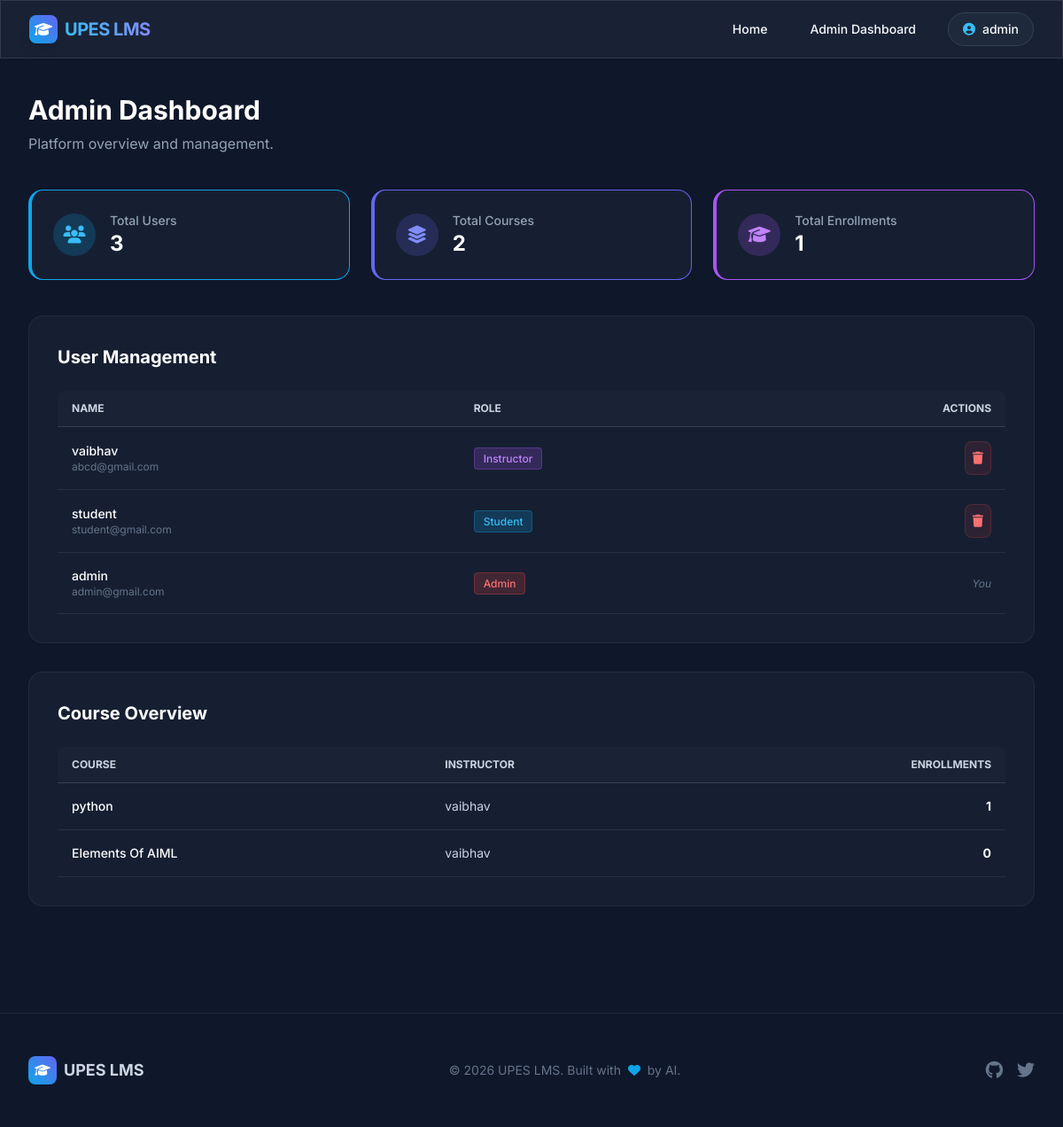
The app's page /admin/dashboard (signed in) with its own data.
### models.py (models this page shows)
class User(db.Model, UserMixin):
    id = db.Column(db.Integer, primary_key=True)
    name = db.Column(db.String(100), nullable=False)
    email = db.Column(db.String(120), unique=True, nullable=False)
    password = db.Column(db.String(60), nullable=False)
    role = db.Column(db.String(20), nullable=False, default='student') # student, instructor, admin
    courses_taught = db.relationship('Course', backref='instructor', lazy=True)
    enrollments = db.relationship('Enrollment', backref='student', lazy=True)

class Course(db.Model):
    id = db.Column(db.Integer, primary_key=True)
    title = db.Column(db.String(200), nullable=False)
    description = db.Column(db.Text, nullable=False)
    instructor_id = db.Column(db.Integer, db.ForeignKey('user.id'), nullable=False)
    created_at = db.Column(db.DateTime, default=datetime.utcnow)
    lessons = db.relationship('Lesson', backref='course', lazy=True, cascade="all, delete-orphan")
    enrollments = db.relationship('Enrollment', backref='course', lazy=True, cascade="all, delete-orphan")

### routes/admin.py (the view)
@admin_bp.route('/dashboard')
@login_required
def dashboard():
    total_users = User.query.count()
    total_courses = Course.query.count()
    total_enrollments = Enrollment.query.count()
    users = User.query.all()
    courses = Course.query.all()
    return render_template('admin/dashboard.html',
                           total_users=total_users,
                           total_courses=total_courses,
                           total_enrollments=total_enrollments,
                           users=users,
                           courses=courses)

### app.py (called while the page is built)
@login_manager.user_loader
def load_user(user_id):
    return User.query.get(int(user_id))

### routes/admin.py (called while the page is built)
@admin_bp.before_request
def check_admin():
    if not current_user.is_authenticated or current_user.role != 'admin':
        flash('Admin access required.', 'danger')
        return redirect(url_for('home'))

### templates/admin/dashboard.html (shortened to what this page needs)
{% extends 'base.html' %}
{% block content %}
<div class="max-w-7xl mx-auto px-4 sm:px-6 lg:px-8 py-10">
    <div class="mb-10 animate-fade-in-up">
        <h1 class="text-3xl font-bold text-white mb-2">Admin Dashboard</h1>
        <p class="text-slate-400">Platform overview and management.</p>
    </div>
    <div class="grid grid-cols-1 md:grid-cols-3 gap-6 mb-10 animate-fade-in-up delay-100">
        <div class="glass-card p-6 rounded-2xl flex items-center gap-4 border-l-4 border-sky-500">
            <div class="w-12 h-12 rounded-full bg-sky-500/20 flex items-center justify-center">
                <i class="fa-solid fa-users text-sky-400 text-xl"></i>
            </div>
            <div>
                <p class="text-sm text-slate-400 font-medium">Total Users</p>
                <p class="text-2xl font-bold text-white">{{ total_users }}</p>
            </div>
        </div>
        <div class="glass-card p-6 rounded-2xl flex items-center gap-4 border-l-4 border-indigo-500">
            <div class="w-12 h-12 rounded-full bg-indigo-500/20 flex items-center justify-center">
                <i class="fa-solid fa-layer-group text-indigo-400 text-xl"></i>
            </div>
            <div>
                <p class="text-sm text-slate-400 font-medium">Total Courses</p>
                <p class="text-2xl font-bold text-white">{{ total_courses }}</p>
            </div>
        </div>
        <div class="glass-card p-6 rounded-2xl flex items-center gap-4 border-l-4 border-purple-500">
            <div class="w-12 h-12 rounded-full bg-purple-500/20 flex items-center justify-center">
                <i class="fa-solid fa-graduation-cap text-purple-400 text-xl"></i>
            </div>
            <div>
                <p class="text-sm text-slate-400 font-medium">Total Enrollments</p>
                <p class="text-2xl font-bold text-white">{{ total_enrollments }}</p>
            </div>
        </div>
    </div>
    <div class="grid grid-cols-1 xl:grid-cols-2 gap-8 animate-fade-in-up delay-200">
        <div class="glass-card p-6 md:p-8 rounded-2xl flex flex-col h-full">
            <h2 class="text-xl font-bold text-white mb-6">User Management</h2>
            <div class="overflow-x-auto flex-grow">
                <table class="w-full text-sm text-left text-slate-400">
                    <thead class="text-xs text-slate-300 uppercase bg-slate-800/50 border-b border-slate-700">
                        <tr>
                            <th scope="col" class="px-4 py-3 rounded-tl-lg">Name</th>
                            <th scope="col" class="px-4 py-3">Role</th>
                            <th scope="col" class="px-4 py-3 rounded-tr-lg text-right">Actions</th>
                        </tr>
                    </thead>
                    <tbody>
                        {% for user in users %}
                            <tr class="border-b border-slate-700/50 hover:bg-slate-800/30 transition-colors">
                                <td class="px-4 py-4 font-medium text-white">
                                    {{ user.name }}
                                    <div class="text-xs text-slate-500 font-normal">{{ user.email }}</div>
                                </td>
                                <td class="px-4 py-4">
                                    {% if user.role == 'admin' %}
                                        <span class="bg-red-500/20 text-red-400 px-2.5 py-1 rounded text-xs font-medium border border-red-500/30">Admin</span>
                                    {% elif user.role == 'instructor' %}
                                        <span class="bg-purple-500/20 text-purple-400 px-2.5 py-1 rounded text-xs font-medium border border-purple-500/30">Instructor</span>
                                    {% else %}
                                        <span class="bg-sky-500/20 text-sky-400 px-2.5 py-1 rounded text-xs font-medium border border-sky-500/30">Student</span>
                                    {% endif %}
                                </td>
                                <td class="px-4 py-4 text-right">
                                    {% if user.id != current_user.id %}
                                        <form action="{{ url_for('admin.delete_user', user_id=user.id) }}" method="POST" onsubmit="return confirm('Delete this user? This cannot be undone.');">
                                            <button type="submit" class="text-red-400 hover:text-red-300 bg-red-500/10 hover:bg-red-500/20 p-2 rounded-lg transition-colors border border-red-500/20">
                                                <i class="fa-solid fa-trash"></i>
                                            </button>
                                        </form>
                                    {% else %}
                                        <span class="text-slate-500 text-xs italic">You</span>
                                    {% endif %}
                                </td>
                            </tr>
                        {% endfor %}
                    </tbody>
                </table>
            </div>
        </div>
        <div class="glass-card p-6 md:p-8 rounded-2xl flex flex-col h-full">
            <h2 class="text-xl font-bold text-white mb-6">Course Overview</h2>
            <div class="overflow-x-auto flex-grow">
                <table class="w-full text-sm text-left text-slate-400">
                    <thead class="text-xs text-slate-300 uppercase bg-slate-800/50 border-b border-slate-700">
                        <tr>
                            <th scope="col" class="px-4 py-3 rounded-tl-lg">Course</th>
                            <th scope="col" class="px-4 py-3">Instructor</th>
                            <th scope="col" class="px-4 py-3 rounded-tr-lg text-right">Enrollments</th>
                        </tr>
                    </thead>
                    <tbody>
                        {% for course in courses %}
                            <tr class="border-b border-slate-700/50 hover:bg-slate-800/30 transition-colors">
                                <td class="px-4 py-4 font-medium text-white max-w-[200px] truncate">
                                    {{ course.title }}
                                </td>
                                <td class="px-4 py-4 text-slate-300">
                                    {{ course.instructor.name }}
                                </td>
                                <td class="px-4 py-4 text-right font-bold text-white">
                                    {{ course.enrollments|length }}
                                </td>
                            </tr>
                        {% else %}
                            <tr>
                                <td colspan="3" class="px-4 py-8 text-center text-slate-500">No courses available.</td>
                            </tr>
                        {% endfor %}
                    </tbody>
                </table>
            </div>
        </div>
    </div>
</div>
{% endblock %}

### templates/base.html (shortened to what this page needs)
<!DOCTYPE html>
<html lang="en" class="scroll-smooth">
<head>
    <script src="https://cdn.tailwindcss.com"></script>
    <link rel="stylesheet" href="https://cdnjs.cloudflare.com/ajax/libs/font-awesome/6.4.0/css/all.min.css">
    <link rel="stylesheet" href="{{ url_for('static', filename='css/style.css') }}">
</head>
<body class="flex flex-col min-h-screen text-slate-50 antialiased selection:bg-sky-500 selection:text-white">
    <nav class="glass sticky top-0 z-50 transition-all duration-300">
        <div class="max-w-7xl mx-auto px-4 sm:px-6 lg:px-8">
            <div class="flex items-center justify-between h-16">
                <div class="flex-shrink-0">
                    <a href="{{ url_for('home') }}" class="flex items-center gap-2 group">
                        <div class="w-8 h-8 rounded-lg bg-gradient-to-tr from-sky-500 to-indigo-500 flex items-center justify-center shadow-lg group-hover:scale-105 transition-transform">
                            <i class="fa-solid fa-graduation-cap text-white"></i>
                        </div>
                        <span class="font-bold text-xl tracking-tight text-gradient">UPES LMS</span>
                    </a>
                </div>
                <div class="hidden md:block">
                    <div class="ml-10 flex items-baseline space-x-6">
                        <a href="{{ url_for('home') }}" class="hover:text-sky-400 px-3 py-2 rounded-md text-sm font-medium transition-colors">Home</a>
                        {% if current_user.is_authenticated %}
                            {% if current_user.role == 'student' %}
                                <a href="{{ url_for('student.courses') }}" class="hover:text-sky-400 px-3 py-2 rounded-md text-sm font-medium transition-colors">Courses</a>
                                <a href="{{ url_for('student.dashboard') }}" class="hover:text-sky-400 px-3 py-2 rounded-md text-sm font-medium transition-colors">Dashboard</a>
                            {% elif current_user.role == 'instructor' %}
                                <a href="{{ url_for('instructor.dashboard') }}" class="hover:text-sky-400 px-3 py-2 rounded-md text-sm font-medium transition-colors">Instructor Dashboard</a>
                            {% elif current_user.role == 'admin' %}
                                <a href="{{ url_for('admin.dashboard') }}" class="hover:text-sky-400 px-3 py-2 rounded-md text-sm font-medium transition-colors">Admin Dashboard</a>
                            {% endif %}
                            <div class="relative group ml-4">
                                <button class="flex items-center gap-2 bg-slate-800 hover:bg-slate-700 px-4 py-2 rounded-full text-sm font-medium transition-colors border border-slate-700">
                                    <i class="fa-solid fa-user-circle text-sky-400"></i>
                                    {{ current_user.name.split(' ')[0] }}
                                </button>
                            </div>
                        {% endif %}
                    </div>
                </div>
            </div>
        </div>
    </nav>
    <main class="flex-grow w-full">
        {% block content %}{% endblock %}
    </main>
    <footer class="bg-slate-900 border-t border-slate-800 py-12 mt-20">
        <div class="max-w-7xl mx-auto px-4 sm:px-6 lg:px-8 flex flex-col md:flex-row justify-between items-center gap-6">
            <div class="flex items-center gap-2">
                <div class="w-8 h-8 rounded-lg bg-gradient-to-tr from-sky-500 to-indigo-500 flex items-center justify-center">
                    <i class="fa-solid fa-graduation-cap text-white text-sm"></i>
                </div>
                <span class="font-bold text-lg text-slate-300">UPES LMS</span>
            </div>
            <p class="text-slate-500 text-sm">© {{ current_year|default('2026') }} UPES LMS. Built with <i class="fa-solid fa-heart text-sky-500 mx-1"></i> by AI.</p>
            <div class="flex gap-4">
                <a href="#" class="text-slate-500 hover:text-sky-400 transition-colors"><i class="fa-brands fa-github text-xl"></i></a>
                <a href="#" class="text-slate-500 hover:text-sky-400 transition-colors"><i class="fa-brands fa-twitter text-xl"></i></a>
            </div>
        </div>
    </footer>
</body>
</html>

### static/css/style.css (style rules this page uses)
body { font-family: 'Inter', sans-serif; background-color: #0f172a; color: #f8fafc; }
.glass { background: rgba(30, 41, 59, 0.7); backdrop-filter: blur(10px); -webkit-backdrop-filter: blur(10px); border: 1px solid rgba(255, 255, 255, 0.1); }
.glass-card { background: rgba(30, 41, 59, 0.5); backdrop-filter: blur(16px); -webkit-backdrop-filter: blur(16px); border: 1px solid rgba(255, 255, 255, 0.05); transition: transform 0.3s ease, box-shadow 0.3s ease, border-color 0.3s ease; }
.text-gradient { background-clip: text; -webkit-background-clip: text; -webkit-text-fill-color: transparent; background-image: linear-gradient(to right, #38bdf8, #818cf8); }
.animate-fade-in-up { animation: fadeInUp 0.6s ease-out forwards; opacity: 0; transform: translateY(20px); }
.delay-100 { animation-delay: 100ms; }
.delay-200 { animation-delay: 200ms; }

### records on screen
User: name "admin", email "admin@gmail.com", role "Admin", shows "You"
User: name "vaibhav", email "abcd@gmail.com", role "Instructor"
User: name "student", email "student@gmail.com", role "Student"
Course: title "python", instructor.name "vaibhav", enrollments|length "1"
Course: title "Elements Of AIML", instructor.name "vaibhav", enrollments|length "0"

### other values on screen
{{ total_users }} "3"
{{ total_courses }} "2"
{{ total_enrollments }} "1"
{{ current_year|default('2026') }} "2026"
